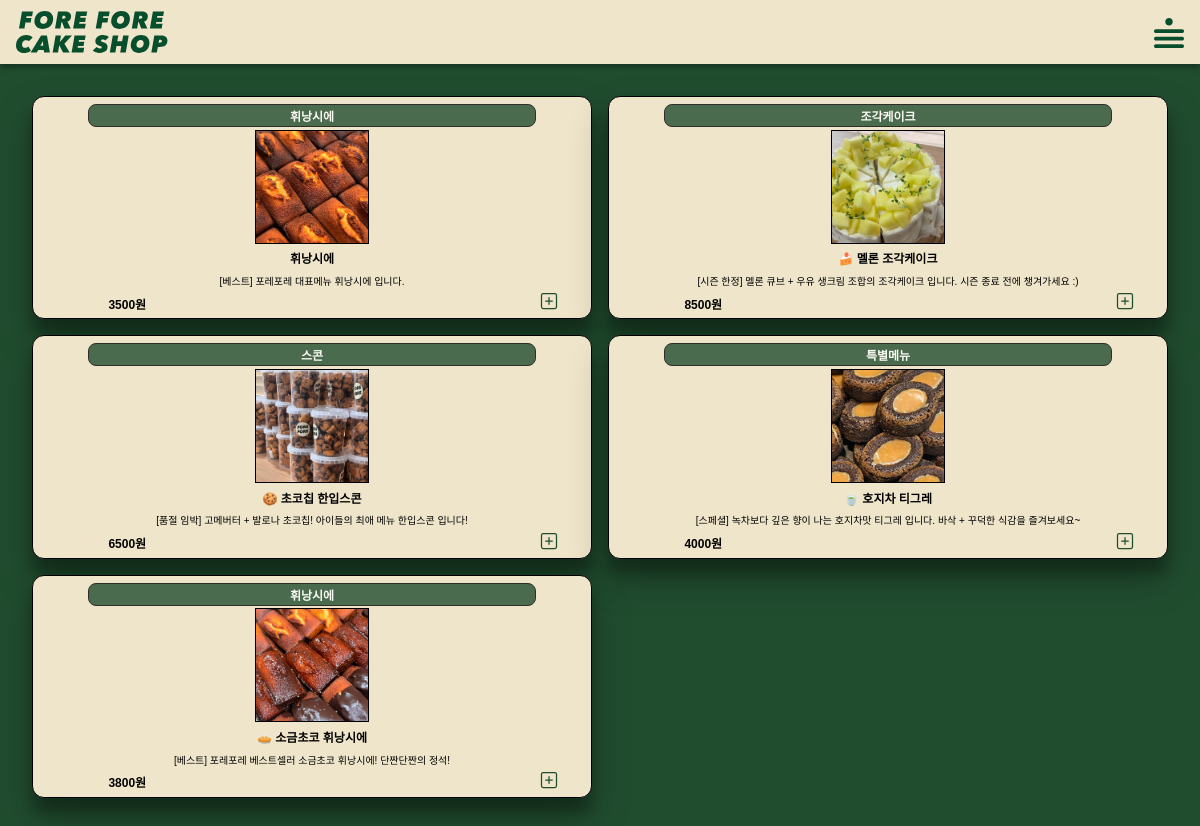
Page /registration/ on the earlier database version.
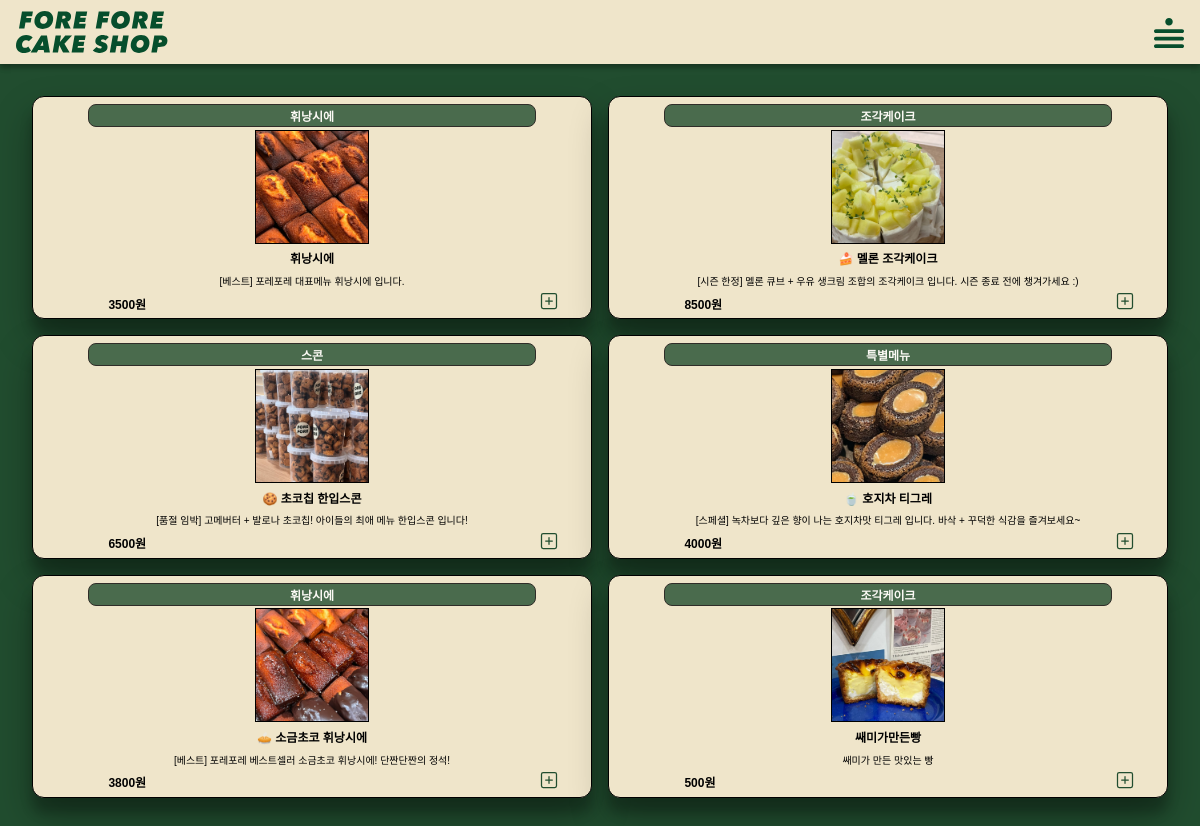
Same page on the later database version.
### registration/models.py (models this page shows, shortened)
class Product(models.Model):
    pd_type = models.IntegerField(validators=[MinValueValidator(0), MaxValueValidator(4)])
    pd_name = models.CharField(max_length=20)
    pd_note = models.CharField(max_length=200, blank=True)
    pd_price = models.IntegerField()
    pd_img = models.ImageField(upload_to="pd_images")

### registration/views.py (the view)
# urls.py: path("", views.product_list, name="index"),
def product_list(request):
    if request.method == "POST":
        print("포스트 요청이 옴")
        add_to_cart = request.POST.getlist("card_id")   # POST 요청에 담긴 card_id들이 담긴 리스트를 변수에 담음
        if 'cart_items' not in request.session or not isinstance(request.session['cart_items'], list):
            request.session['cart_items'] = []
        request.session['cart_items'].extend(add_to_cart)  # (장바구니를 이미 사용한 경우를 상정하여, 새로운 상품을 추가하는 방식으로) 장바구니 세션에 상품 담기
        request.session.modified = True  # 세션 수정 플래그 설정
        return redirect("/registration")
    else:
        print("겟 요청이 옴")
        products = Product.objects.all()
        return render(request, "registration/product-list.html", {
            "products" : products,
        })

### registration/templatetags/custom_filters.py (called while the page is built)
@register.filter
def product_type(num):
    if num == 1:
        product_type = "휘낭시에"
    elif num == 2:
        product_type = "조각케이크"
    elif num == 3:
        product_type = "스콘"
    elif num == 4:
        product_type = "특별메뉴"
    return product_type

### registration/templates/registration/product-list.html (shortened to what this page needs)
{% extends "base.html" %}
{% load static %}
{% load custom_filters %}
{% block css_files %}
    <link rel="stylesheet" href="{% static "registration/product-list.css" %}">
{% endblock %}
{% block content %}
<ul class="product-list-container">
    {% for product in products %}
        <div class="product-card">
            <li class="tag">{{ product.pd_type | product_type}}</li>
            <div style="background-image: url({{product.pd_img.url}})" class="image"></div>
            <li class="title">{{ product.pd_name }}</li>
            <li class="note">{{ product.pd_note }}</li>
            <div class="card-bottom">
                <li class="price">{{ product.pd_price }}원</li>
                <form method="POST">
                    <input type="image" src="../../static/registration/plus.svg">
                </form>
            </div>
        </div>
    {% endfor %}
</ul>
{% endblock %}

### templates/base.html (shortened to what this page needs)
{% load static  %}
<!DOCTYPE html>
<html lang="en">
<head>
    <link rel="stylesheet" href="{% static "base.css" %}">
    {% block css_files %}{% endblock %}
</head>
<body>
    <header>
        <a href="{% url "index" %}">
            <div id="logo" style="background-image: url({% static "logo.svg" %});"></div>
        </a>
        <a href="{% url "cart" %}">
            <div id="icon" style="background-image: url({% static "icon.svg" %});"></div>
        </a>
    </header>
    {% block content %}{% endblock %}
</body>
</html>

### static/base.css (style rules this page uses)
body, input, textarea, select, button, table { font-family: 'Happiness-Sans', sans-serif; }
body { margin: 0; padding: 0; background-color: rgb(33, 77, 47); }
header { background-color: rgb(239, 229, 202); padding: 0.5rem; width: 100%; height: 64px; display: flex; justify-content: space-between; align-items: center; box-sizing: border-box; box-shadow: 0 3px 6px rgba(0, 0, 0, 0.16), 0 3px 6px rgba(0, 0, 0, 0.23); }
#logo { width: 11rem; height: 42px; }
#icon { width: 3rem; height: 3rem; }

### registration/static/registration/product-list.css (style rules this page uses)
.product-list-container { margin: 2rem; padding: 0; list-style: none; display: grid; grid-template-columns: 1fr 1fr; grid-template-rows: 1fr 1fr; row-gap: 1rem; column-gap: 1rem; }
.product-card { padding: 0.5rem 0.3rem 0.3rem 0.3rem; display: grid; grid-template-rows: 1.3rem 7rem 1.3rem auto 1.3rem; row-gap: 0.3rem; align-items: center; justify-items: center; background-color: rgb(239, 229, 202); border-radius: 12px; border: 1px solid black; box-shadow: 0 19px 38px rgba(0,0,0,0.30), 0 15px 12px rgba(0,0,0,0.22); box-sizing: border-box; }
.tag { background-color: rgb(33, 77, 47); opacity: 0.8; width: 80%; border: 1px solid black; border-radius: 8px; padding: 2px 4px; text-align: center; font-weight: bold; font-size: 12px; color: white; }
.image { background-size: cover; width: 7rem; height: 7rem; border: 1px solid black; }
.title { font-weight: bold; font-size: 12px; }
.note { font-size: 10px; padding: 0 0.3rem; }
.card-bottom { padding: 0 0 0 2.7rem; display: flex; justify-content: space-between; align-items: center; width: 90%; box-sizing: border-box; }
.price { font-size: 12px; font-weight: bold; }

Differences in the rows shown:
added Product: pd_type|product_type "조각케이크", pd_img (picture), pd_name "쌔미가만든빵", pd_note "쌔미가 만든 맛있는 빵", pd_price "500"
